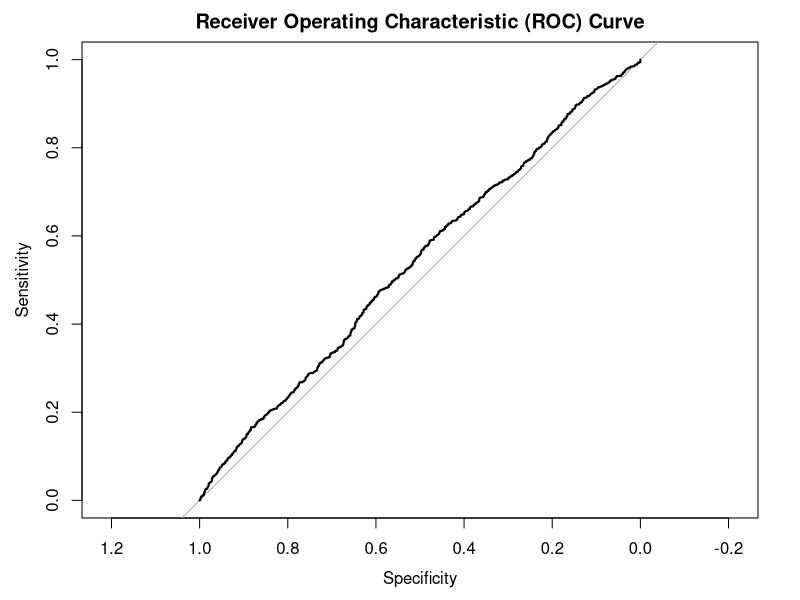
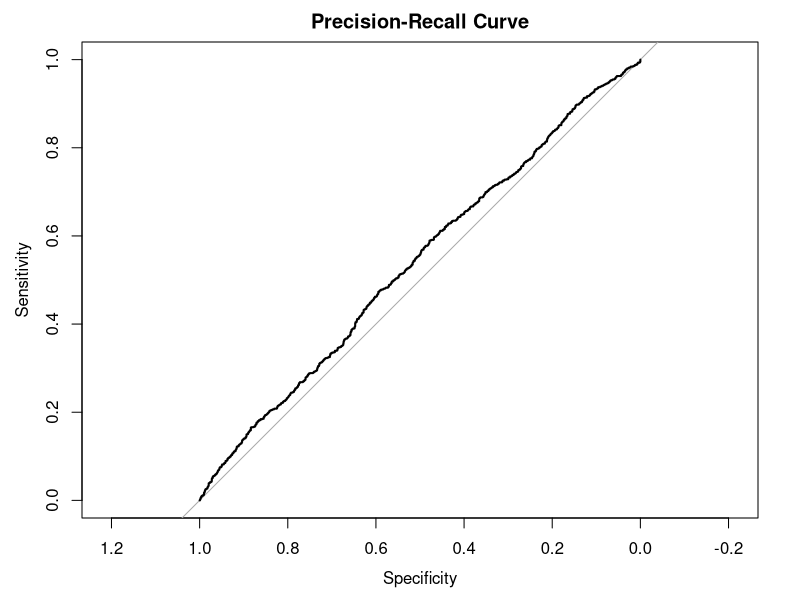

Write R code to recreate these figures, in order. (Note: this script raises an error after producing the figures.)
# Load required libraries
library(dplyr)
library(tidyr)
library(readr)

# NOTE: Set to your working directory
setwd(dirname(rstudioapi::getSourceEditorContext()$path))
print(paste("Current Working Directory: ",getwd()), sep="\n")

# Load the dataset
# df <- read_csv("ground_weather_preprocessed.csv")
df <- read_csv("atmospheric_weather_preprocessed.csv")

# Split the dataset into predictors (X) and the target variable (y)
target_variable_column <- "image"
X <- select(df, -target_variable_column)
y <- select(df, target_variable_column)
dim(X)[1] == dim(y)[1]
# Perform any additional data preprocessing steps as needed
# For example, scaling/standardizing variables, creating dummy variables, etc.

# Split the dataset into training and testing sets
set.seed(123)  # Set a random seed for reproducibility
train_indices <- sample(nrow(df), nrow(df) * 0.7)  # 70% for training
train_data <- X[train_indices, ]
test_data <- y[-train_indices, ]

#------------------------
model <- glm(image ~ ., data = df, family = "binomial")

# Make predictions on the test data
predictions <- predict(model, newdata = df, type = "response")

# Evaluate the model (example: using accuracy)
predicted_classes <- ifelse(predictions > 0.5, 1, 0)
accuracy <- sum(predicted_classes == df$image) / length(df$image)
cat("Accuracy:", accuracy)
#------------------------
# Create a confusion matrix below
#------------------------
# Install the "caret" package if it's not already installed
# install.packages("caret")

# Load the required libraries
library(caret)

# Make predictions on the test data
predictions <- predict(model, newdata = df, type = "response")

# Convert predicted_classes and df$image to factors with the same levels
predicted_classes <- factor(ifelse(predictions > 0.5, 1, 0))
df$image <- factor(df$image)

# Create the confusion matrix
confusion_matrix <- confusionMatrix(predicted_classes, df$image)

# Print the confusion matrix
confusion_matrix
#-------------------------------------------------------------------------------
# VISUALIZATIONS
#-------------------------------------------------------------------------------
# Default Visual
library(pROC)
roc_obj <- roc(df$image, predictions)
plot(roc_obj, main = "Receiver Operating Characteristic (ROC) Curve")

pr_obj <- roc(df$image, predictions, direction = "<")
plot(pr_obj, main = "Precision-Recall Curve")

# Error: Unable to load package rms on my linux box
install.packages("rms")
library(rms)
calibration_plot <- calibration(predictions, df$image, method = "bins")
plot(calibration_plot, main = "Calibration Plot")
#-------------------------------------------------------------------------------
# ggPlot  Visual
library(pROC)
library(ggplot2)

# ROC Curve
roc_obj <- roc(df$image, predictions)

roc_data <- data.frame(
  "FPR" = roc_obj$specificities,
  "TPR" = roc_obj$sensitivities
)

roc_plot <- ggplot(roc_data, aes(x = FPR, y = TPR)) +
  geom_line() +
  geom_abline(slope = 1, intercept = 0, linetype = "dashed") +
  labs(x = "False Positive Rate", y = "True Positive Rate") +
  ggtitle("Receiver Operating Characteristic (ROC) Curve")

roc_plot

#========================================
# Precision Recall Visualization
# Precision: measures the accuracy of positive predictions made by a model
# Precision = True Positives / (True Positives + False Positives)
# Recall: measures ability of a model to identify positive instances correctly
# Recall = True Positives / (True Positives + False Negatives)
#========================================
pr_obj <- roc(df$image, predictions, direction = "<")

# Calculate Precision
pr_data <- data.frame(
  "Recall" = pr_obj$sensitivities,
  "Specificity" = pr_obj$specificities
)

pr_data$Precision <- with(pr_data, Recall / (Recall + (1 - Specificity)))

# Filter out rows with missing values
pr_data <- pr_data[complete.cases(pr_data), ]

pr_plot <- ggplot(pr_data, aes(x = Recall, y = Precision)) +
  geom_line() +
  labs(x = "Recall", y = "Precision") +
  ggtitle("Precision-Recall Curve")

pr_plot

# Heatmap of Original Dataset w/targeted attributes
library(ggplot2)
# Calculate correlation matrix
numeric_df <- df[, sapply(df, is.numeric)]
cor_matrix <- cor(numeric_df)

# Convert correlation matrix to long format
cor_data <- reshape2::melt(cor_matrix)

# Create correlation heatmap using ggplot2
heatmap_plot <- ggplot(cor_data, aes(Var1, Var2, fill = value)) +
  geom_tile() +
  scale_fill_gradient(low = "white", high = "red") +
  labs(x = "Variable 1", y = "Variable 2", title = "Correlation Heatmap") +
  geom_text(aes(label = round(value, 2)), color = "black", size = 3)

heatmap_plot

#===============================================================================
# Display Outputs
#===============================================================================
heatmap_plot
confusion_matrix
roc_plot
pr_plot

#===============================================================================

# Fit the logistic regression model and get the coefficients
model <- glm(image ~ ., data = df, family = "binomial")
coefficients <- coef(model)
sorted_coefficients <- sort(abs(coefficients), decreasing = TRUE)

# Variables with larger absolute coefficients have a stronger influence
# on the prediction
print(`sorted_coefficients`)

# Remove the intercept coefficient
predictor_coef <- sorted_coefficients[-1]
coef_data <- data.frame(Variable = names(predictor_coef), Coefficient = predictor_coef)


# Sort the coefficients by their absolute values for easier interpretation
coef_data <- coef_data[order(abs(coef_data$Coefficient), decreasing = TRUE), ]

coef_plot <- ggplot(coef_data, aes(x = Variable, y = Coefficient, fill = Coefficient > 0.4999)) +
  geom_bar(stat = "identity", color = "black") +
  labs(x = "Predictor Variable", y = "Coefficient Magnitude", title = "Comparison of Coefficients") +
  theme(axis.text.x = element_text(angle = 45, hjust = 1)) +
  scale_fill_manual(values = c("coral", "forestgreen"), labels = c("Minority", "Majority"), guide = guide_legend(reverse = TRUE)) +
  coord_cartesian(ylim = c(0.0, 1.0))

# Display the bar plot
coef_plot

#-------------------------------------------------------------------------------
install.packages("pROC")
library(pROC)
# model <- glm(image ~ ., data = df, family = "binomial")
predicted_prob <- predict(model, type = "response")
roc_obj <- roc(df$image, predicted_prob)
plot(roc_obj, main = "Atmospheric Data ROC Curve (Logistic Regression)", xlab = "False Positive Rate", ylab = "True Positive Rate")
